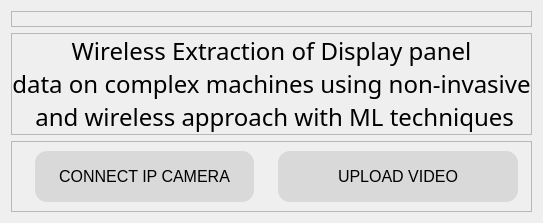
                <widget class="QWidget" name="home_page_2">
                 <layout class="QVBoxLayout" name="verticalLayout_3">
                  <item>
                   <widget class="QFrame" name="logo_container">
                    <property name="styleSheet">
                     <string notr="true"/>
                    </property>
                    <property name="frameShape">
                     <enum>QFrame::StyledPanel</enum>
                    </property>
                    <property name="frameShadow">
                     <enum>QFrame::Raised</enum>
                    </property>
                    <layout class="QHBoxLayout" name="horizontalLayout_16">
                     <property name="spacing">
                      <number>6</number>
                     </property>
                     <property name="leftMargin">
                      <number>0</number>
                     </property>
                     <property name="topMargin">
                      <number>0</number>
                     </property>
                     <property name="rightMargin">
                      <number>0</number>
                     </property>
                     <property name="bottomMargin">
                      <number>0</number>
                     </property>
                     <item>
                      <widget class="QLabel" name="label_11">
                       <property name="text">
                        <string/>
                       </property>
                       <property name="pixmap">
                        <pixmap resource="resources.qrc">:/logos/logos/TIFR-logo.png</pixmap>
                       </property>
                       <property name="alignment">
                        <set>Qt::AlignCenter</set>
                       </property>
                      </widget>
                     </item>
                     <item>
                      <widget class="QLabel" name="label_12">
                       <property name="text">
                        <string/>
                       </property>
                       <property name="pixmap">
                        <pixmap resource="resources.qrc">:/logos/logos/VES-logo.png</pixmap>
                       </property>
                       <property name="alignment">
                        <set>Qt::AlignCenter</set>
                       </property>
                      </widget>
                     </item>
                    </layout>
                   </widget>
                  </item>
                  <item>
                   <widget class="QFrame" name="frame_3">
                    <property name="styleSheet">
                     <string notr="true"/>
                    </property>
                    <property name="frameShape">
                     <enum>QFrame::StyledPanel</enum>
                    </property>
                    <property name="frameShadow">
                     <enum>QFrame::Raised</enum>
                    </property>
                    <layout class="QHBoxLayout" name="horizontalLayout_14">
                     <property name="spacing">
                      <number>0</number>
                     </property>
                     <property name="leftMargin">
                      <number>0</number>
                     </property>
                     <property name="topMargin">
                      <number>0</number>
                     </property>
                     <property name="rightMargin">
                      <number>0</number>
                     </property>
                     <property name="bottomMargin">
                      <number>0</number>
                     </property>
                     <item>
                      <widget class="QLabel" name="label_10">
                       <property name="font">
                        <font>
                         <family>Segoe UI Semibold</family>
                         <pointsize>18</pointsize>
                        </font>
                       </property>
                       <property name="styleSheet">
                        <string notr="true"/>
                       </property>
                       <property name="text">
                        <string>Wireless Extraction of Display panel 
data on complex machines using non-invasive
 and wireless approach with ML techniques</string>
                       </property>
                       <property name="alignment">
                        <set>Qt::AlignCenter</set>
                       </property>
                      </widget>
                     </item>
                    </layout>
                   </widget>
                  </item>
                  <item>
                   <widget class="QFrame" name="frame_4">
                    <property name="styleSheet">
                     <string notr="true"/>
                    </property>
                    <property name="frameShape">
                     <enum>QFrame::StyledPanel</enum>
                    </property>
                    <property name="frameShadow">
                     <enum>QFrame::Raised</enum>
                    </property>
                    <layout class="QHBoxLayout" name="horizontalLayout_15">
                     <item alignment="Qt::AlignHCenter|Qt::AlignVCenter">
                      <widget class="QPushButton" name="ipcam_button">
                       <property name="maximumSize">
                        <size>
                         <width>240</width>
                         <height>16777215</height>
                        </size>
                       </property>
                       <property name="font">
                        <font>
                         <pointsize>12</pointsize>
                        </font>
                       </property>
                       <property name="cursor">
                        <cursorShape>PointingHandCursor</cursorShape>
                       </property>
                       <property name="styleSheet">
                        <string notr="true">* {
	background-color: rgb(217, 217, 217);
	padding: 16px;
	padding-left: 24px;
	padding-right: 24px;
	border-radius: 12px;
}


QPushButton:hover {
	background-color: #BBBBBB;
	border: 1px solid black;
}</string>
                       </property>
                       <property name="text">
                        <string>CONNECT IP CAMERA</string>
                       </property>
                      </widget>
                     </item>
                     <item alignment="Qt::AlignHCenter|Qt::AlignVCenter">
                      <widget class="QPushButton" name="upload_button">
                       <property name="minimumSize">
                        <size>
                         <width>240</width>
                         <height>0</height>
                        </size>
                       </property>
                       <property name="maximumSize">
                        <size>
                         <width>240</width>
                         <height>16777215</height>
                        </size>
                       </property>
                       <property name="font">
                        <font>
                         <pointsize>12</pointsize>
                        </font>
                       </property>
                       <property name="cursor">
                        <cursorShape>PointingHandCursor</cursorShape>
                       </property>
                       <property name="styleSheet">
                        <string notr="true">* {
	background-color: rgb(217, 217, 217);
	padding: 16px;
	padding-left: 24px;
	padding-right: 24px;
	border-radius: 12px;
}


QPushButton:hover {
	background-color: #BBBBBB;
	border: 1px solid black;
}</string>
                       </property>
                       <property name="text">
                        <string>UPLOAD VIDEO</string>
                       </property>
                      </widget>
                     </item>
                    </layout>
                   </widget>
                  </item>
                 </layout>
                </widget>
